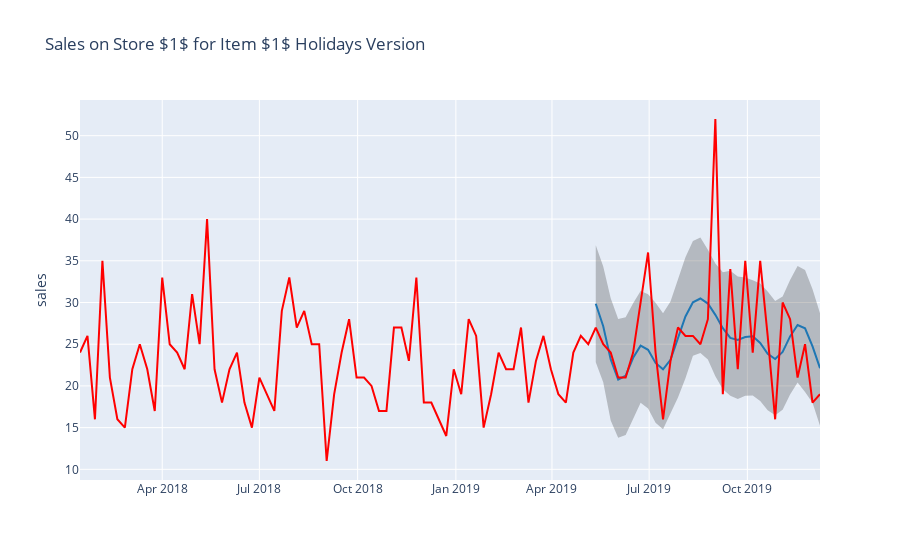

The notebook cell saved with this chart:
### Code cell
show_forecast(cmp_df_holi, prediction_size, 100, 'Sales on Store $1$ for Item $1$ Holidays Version')
